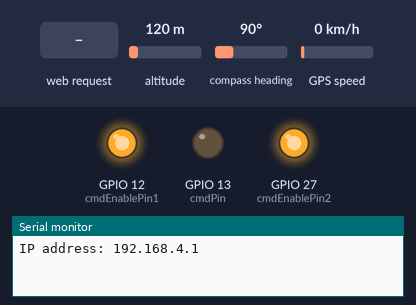
A sketch run on a simulated ESP32. Shown: output pins drawn as LEDs (lit = HIGH), the last lines printed to the serial monitor. Inputs (shaded band) come from the test bench; at power-on: altitude 120 m, compass heading 90°, GPS speed 0 km/h. The GPS gets a fix after 3 s at 37.7749, -122.4194 with 8 satellites.

Above: at 1.2 s.
1.3 s: HTTP request GET /toggle received
At 1.6 s:
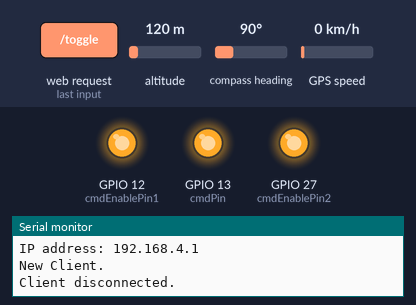
2.8 s: HTTP request GET /disable1 received
At 3.9 s:
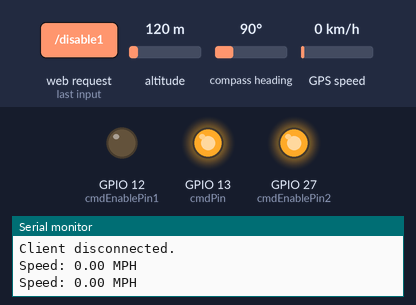
4.3 s: HTTP request GET /disable2 received
At 5.1 s:
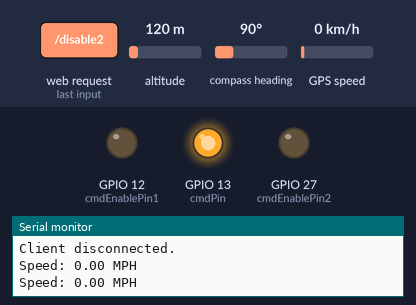
5.8 s: HTTP request GET /enable1 received
At 6.2 s:
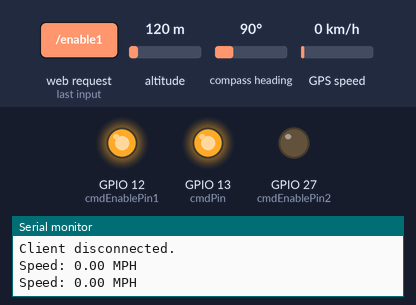
7.3 s: HTTP request GET /toggle received
At 8.5 s:
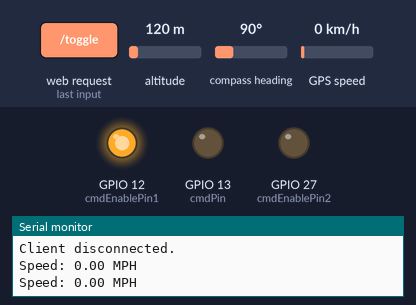
8.8 s: HTTP request GET /enable2 received
At 9.7 s:
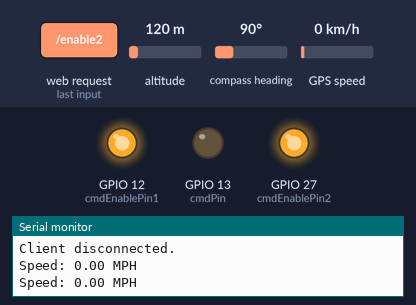
Timing chart, 0 to 11.3 s (numbered marks = the images above; inputs shaded):
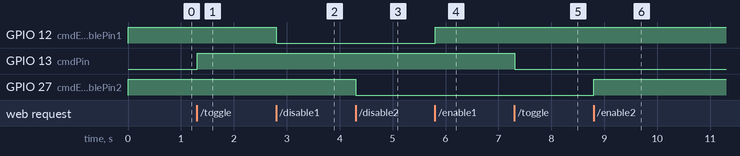

Measured:
- after the input at 1.3 s, GPIO 13 (cmdPin): LOW → HIGH at once
- after the input at 2.8 s, GPIO 12 (cmdEnablePin1): HIGH → LOW at once
- after the input at 4.3 s, GPIO 27 (cmdEnablePin2): HIGH → LOW at once
- after the input at 5.8 s, GPIO 12 (cmdEnablePin1): LOW → HIGH at once
- after the input at 7.3 s, GPIO 13 (cmdPin): HIGH → LOW at once
- after the input at 8.8 s, GPIO 27 (cmdEnablePin2): LOW → HIGH at once

The sketch:

ESP32_Digital_Speedometer.ino
```cpp
#include <WiFi.h>
#include <TinyGPS++.h>
#include <HardwareSerial.h>
#include <ArduinoJson.h>


// Function prototypes
void togglePin();
void enablePin1();
void disablePin1();
void enablePin2();
void disablePin2();
void displayPage(WiFiClient &client);
void sendSpeed(WiFiClient &client);

// Network Credentials
const char* ssid = "Bugs in a Jug";
const char* password = "Fungi2024";

// Web server port number
WiFiServer server(80);

// HTTP request variable
String header;

// Pin output state variables
String statePin13 = "off";
String stateEnable1 = "enabled";
String stateEnable2 = "enabled";

const int cmdPin = 13;
const int cmdEnablePin1 = 12;
const int cmdEnablePin2 = 27;

// Current time
unsigned long currentTime = millis();
// Previous time
unsigned long previousTime = 0;
// Timeout time in milliseconds
const long timeoutTime = 2000;

// GPS signal status
bool gpsSignalValid = false;
// Speed in mph
float speedMPH = 0.0;

// Define the serial connection to GPS module
HardwareSerial GPS_Serial(1); // Use UART port 1 on ESP32

// Define the TinyGPS++ object
TinyGPSPlus gps;

void setup() {
  Serial.begin(115200);
  GPS_Serial.begin(9600, SERIAL_8N1, 16, 17); // Initialize GPS serial communication

  pinMode(cmdPin, OUTPUT);
  pinMode(cmdEnablePin1, OUTPUT);
  pinMode(cmdEnablePin2, OUTPUT);
  digitalWrite(cmdPin, LOW); // Set the pin LOW initially to turn it off
  digitalWrite(cmdEnablePin1, HIGH); // Set the enable pin HIGH initially to enable
  digitalWrite(cmdEnablePin2, HIGH); // Set the enable pin HIGH initially to enable

  WiFi.softAP(ssid, password);

  // Print IP address and start web server
  Serial.println("");
  Serial.print("IP address: ");
  Serial.println(WiFi.softAPIP());
  server.begin();
}

void loop() {
  while (GPS_Serial.available() > 0) {
    if (gps.encode(GPS_Serial.read())) {
      if (gps.speed.isValid()) {
        speedMPH = gps.speed.mph(); // Update speed if valid
        Serial.print("Speed: ");
        Serial.print(speedMPH);
        Serial.println(" MPH");
      }
      if (gps.satellites.isValid() && gps.satellites.value() >= 2) {
        gpsSignalValid = true; // Update signal validity
      } else {
        gpsSignalValid = false;
      }
    }
  }

  WiFiClient client = server.available(); // Listen for incoming clients

  if(client) {
    currentTime = millis();
    previousTime = currentTime;
    Serial.println("New Client.");
    String currentLine = "";

    while (client.connected() && currentTime - previousTime <= timeoutTime) {
      // loop while the client is connected
      currentTime = millis();
      if (client.available()) {
        char c = client.read();
        header += c;
        if (c == '\n') {
          if (currentLine.length() == 0) {
            client.println("HTTP/1.1 200 OK");
            client.println("Content-type:text/html");
            client.println("Connection: close");
            client.println();

            // turn GPIO on and off
            if (header.indexOf("GET /toggle") >= 0) {
              togglePin();
            } else if (header.indexOf("GET /enable1") >= 0) { // Corrected URL for enabling pin 1
              enablePin1();
            } else if (header.indexOf("GET /disable1") >= 0) { // Corrected URL for disabling pin 1
              disablePin1();
            } else if (header.indexOf("GET /enable2") >= 0) { // Corrected URL for enabling pin 2
              enablePin2();
            } else if (header.indexOf("GET /disable2") >= 0) { // Corrected URL for disabling pin 2
              disablePin2();
            } else if (header.indexOf("GET /speed") >= 0) { // New endpoint to fetch speed data
              sendSpeed(client);
            }

            // Display the HTML web page
            displayPage(client);

            // The HTTP response ends with another blank line
            client.println();
            // Break out of the while loop
            break;
          } else {
            currentLine = "";
          }
        } else if (c != '\r') {
          currentLine += c;
        }
      }
    }
    // Clear the header variable
    header = "";
    // Close the connection
    client.stop();
    Serial.println("Client disconnected.");
    Serial.println("");
  }
}

void togglePin() {
  if (statePin13 == "off") {
    statePin13 = "on";
    digitalWrite(cmdPin, HIGH); // Turn the pin ON (3.3V)
  } else {
    statePin13 = "off";
    digitalWrite(cmdPin, LOW); // Turn the pin OFF (0V)
  }
}

void enablePin1() {
  stateEnable1 = "enabled";
  digitalWrite(cmdEnablePin1, HIGH); // Enable the pin
}

void disablePin1() {
  stateEnable1 = "disabled";
  digitalWrite(cmdEnablePin1, LOW); // Disable the pin
}

void enablePin2() {
  stateEnable2 = "enabled";
  digitalWrite(cmdEnablePin2, HIGH); // Enable the pin
}

void disablePin2() {
  stateEnable2 = "disabled";
  digitalWrite(cmdEnablePin2, LOW); // Disable the pin
}

void displayPage(WiFiClient &client) {
  // Display the HTML web page
  client.println("<!DOCTYPE html><html>");
  client.println("<head><meta name=\"viewport\" content=\"width=device-width, initial-scale=1\">");
  client.println("<link rel=\"icon\" href=\"data:,\">");

  // CSS to style the buttons
  client.println("<style>html { font-family: monospace; display: inline-block; margin: 20px auto; text-align: center;}");
  client.println(".button-container { margin-top: 20px; margin-bottom: 10px; display: grid; grid-template-columns: 1fr 1fr; gap: 20px; justify-content: center; align-items: center; }"); // Adjusted CSS for button-container
  client.println(".button { border: none; color: white; padding: 14px 20px;");
  client.println("text-decoration: none; font-size: 24px; margin: 2px; cursor: pointer;}");
  client.println(".button1 { background-color: yellowgreen; }"); // Button style for the bottom two buttons, initially green
  client.println(".button2 { background-color: gray; }"); // Button style for the top button, initially gray
  client.println(".button p { margin: 0; }"); // Ensure text is centered horizontally within the buttons
  client.println(".status { margin-top: 20px; font-size: 20px; }"); // Added style for status text
  client.println("</style></head>");

  client.println("<body><h1>Bugs in a Jug</h1>");

  // Main System On/Off button
  client.print("<p><a href=\"/toggle\"><button class=\"button");
  client.print(statePin13 == "off" ? " button2" : " button1"); // Change class based on pin state
  client.println("\" style=\"width: 200px; border-radius: 10px;\">"); // Apply rounded corners
  client.print(statePin13 == "off" ? "OFF" : "ON");
  client.println("</button></a></p>");

  // Container for the smaller buttons
  client.println("<div class=\"button-container\">");

  // Enabled button 1
  client.print("<div style=\"grid-column: 1 / span 1;\"><p style=\"font-size: 22px;\">Bug Juice</p><a href=\"");
  client.print(stateEnable1 == "enabled" ? "/disable1" : "/enable1"); // Toggle URL based on pin state
  client.print("\"><button class=\"button button1");
  client.print(stateEnable1 == "enabled" ? "" : " button2"); // Change class based on pin state
  client.println("\" style=\"width: 70%; border-radius: 10px;\">"); // Apply rounded corners
  client.print(stateEnable1 == "enabled" ? "Enabled" : "Disabled");
  client.println("</button></a></div>");

  // Enabled button 2
  client.print("<div style=\"grid-column: 2 / span 1;\"><p style=\"font-size: 22px;\">Molasses</p><a href=\"");
  client.print(stateEnable2 == "enabled" ? "/disable2" : "/enable2"); // Toggle URL based on pin state
  client.print("\"><button class=\"button button1");
  client.print(stateEnable2 == "enabled" ? "" : " button2"); // Change class based on pin state
  client.println("\" style=\"width: 70%; border-radius: 10px;\">"); // Apply rounded corners
  client.print(stateEnable2 == "enabled" ? "Enabled" : "Disabled");
  client.println("</button></a></div>");

  client.println("</div>"); // Close button-container

  // Display GPS status and speed
  client.println("<div style=\"text-align: center; margin-top: 0.5in;\">");

  // Speed display in colored box
  client.print("<div style=\"display: inline-block; position: relative; background-color: ");
  client.print(gpsSignalValid ? "yellowgreen" : "red"); // Set color based on GPS signal status
  client.println("; padding: 15px; border-radius: 10px;\">"); // Apply rounded corners
  client.print("<span style=\"font-size: 80px; font-weight: bold; color: black;\" id=\"speedValue\">");
  client.print(speedMPH);
  client.println("</div>");

  // Abbreviation "MPH" outside the box to the right
  client.println("<span style=\"font-family: 'Digital-07', monospace; font-size: 80px; position: absolute; bottom: 270px; right: 280px;\">MPH</span>");
  client.println("</div>");

  // JavaScript for updating speed display every 500ms
  client.println("<script>");
  client.println("setInterval(function() {");
  client.println("  fetch('/speed')"); // Fetch speed data from server
  client.println("    .then(response => response.json())"); // Parse JSON response
  client.println("    .then(data => {");
  client.println("      const speed = data.speed;"); // Extract speed value from JSON
  client.println("      document.getElementById('speedValue').textContent = speed;"); // Update speed display
  client.println("    });");
  client.println("}, 500);"); // Update speed every 500ms
  client.println("</script>");

  client.println("</body></html>");
}

void sendSpeed(WiFiClient &client) {
  // Send speed data as JSON with HTTP headers
  client.println("HTTP/1.1 200 OK");
  client.println("Content-Type: application/json"); // Specify the content type as JSON
  client.println("Connection: close"); // Close the connection after sending the response
  client.println(); // Empty line to indicate the end of headers

  // Create a JSON object containing the speed value
  StaticJsonDocument<200> doc;
  doc["speed"] = speedMPH;

  // Serialize the JSON object to a string
  String jsonString;
  serializeJson(doc, jsonString);

  // Send the JSON string as the response body
  client.print(jsonString);
}
```
